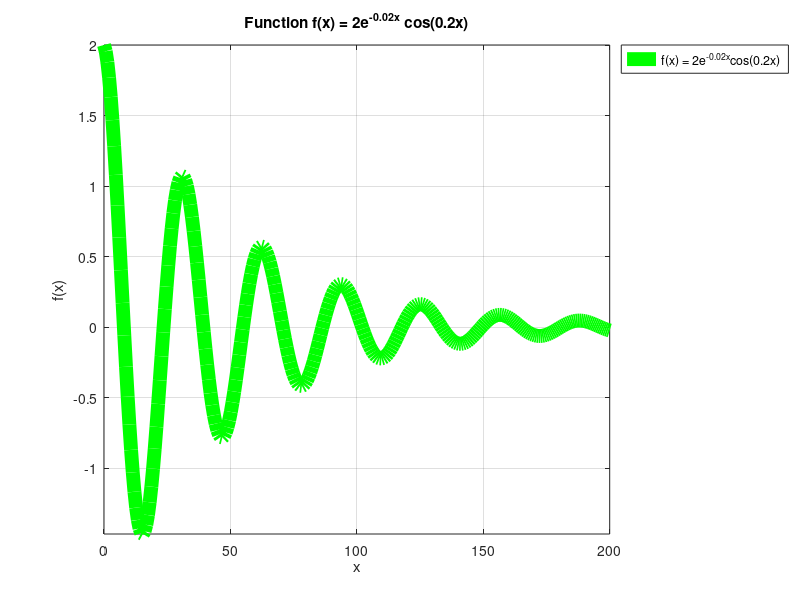
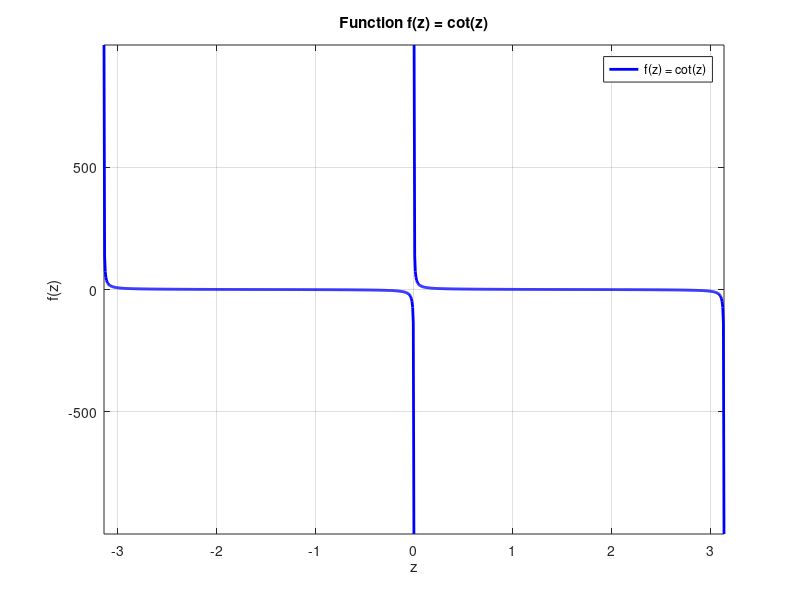
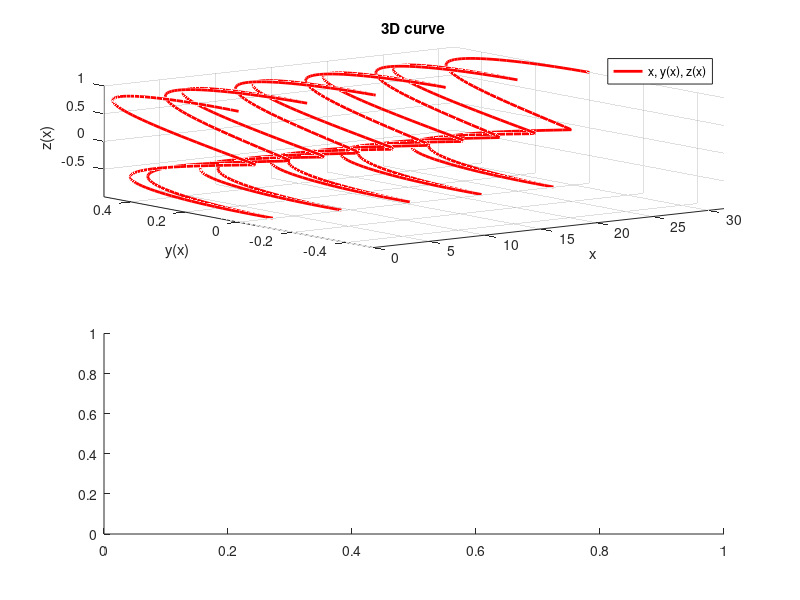

Source code (MATLAB) for these figures, in order: (Note: this script raises an error after producing the figures.)
%% 1a
x = linspace(0, 200, 300);
f1 = 2 * exp(-0.02 * x) .* cos(0.2 * x);
figure(1);
plot(x, f1, 'g', 'LineWidth', 10);

title('Function f(x) = 2e^{-0.02x} cos(0.2x)');
xlabel('x');
ylabel('f(x)');
axis([min(x) max(x) min(f1) max(f1)]);
legend('f(x) = 2e^{-0.02x}cos(0.2x)', 'Location', 'northeastoutside');
grid on;
%% 1b

z_left = linspace(-pi + 0.001, -0.001, 500); % step 0.001
z_right = linspace(0.001, pi - 0.001, 500);

g1 = cot(z_left);
g2 = cot(z_right);
figure(2);
plot(z_left, g1, 'b', 'LineWidth', 2);
hold on;
plot(z_right, g2, 'b', 'LineWidth', 2);
hold off;
xlabel('z');
ylabel('f(z)');
title('Function f(z) = cot(z)');
legend('f(z) = cot(z)', 'Location', 'best');
grid on;
axis([min(z_left) max(z_right) min([g1 g2]) max([g1 g2])]);
%% task2a- 3d
x3 = linspace(0, 10*pi, 1000); %step 0.031447$.
y3 = sin(x3) .* cos(x3);
z3 = cos(x3);
figure(3);
subplot(2,1,1)
plot3(x3, abs(y3), z3, 'r', 'LineWidth', 2);
xlabel('x');
ylabel('y(x)')
zlabel('z(x)')
title('3D curve');
legend('x, y(x), z(x)', 'Location', 'best');
grid on;
axis([min(x3) max(x3) min(y3) max(y3) min(z3) max(z3)]);

subplot(2,1,2);
polarplot(x3, y3, 'm','LineWidth', 1.5);
title('Polar plot of y(x) = sin(x)cos(x)');
rlim([0 max(abs(y3))]);
%% extra task
A = 6;  f = 7;  sigma = 1.2;
U1 = 4; U2 = 2;
t = 0:0.002:2;
s = A*sin(2*pi*f*t);
n = sigma*randn(size(t));
signal = s + n;
filtered = signal;
filtered(abs(filtered) < U2) = 0;

idx_above = signal > U1;
t_above   = t(idx_above);
above_U1  = signal(idx_above);

max_val = max(signal);
min_val = min(signal);
idx_max = find(signal == max_val);
idx_min = find(signal == min_val);

figure(4);

subplot(1, 2, 1);
plot(t, signal, '--', 'LineWidth', 1);
hold on;
plot(t, filtered, '-', 'LineWidth', 1.75);
yline(U1, 'b-.', 'LineWidth', 1.5);
yline(U2, 'r:',  'LineWidth', 1.5);
hold off;
title('a) Original and filtered signal', 'FontWeight', 'bold', 'FontSize', 13);
xlabel('Time t, s');
ylabel('Voltage U, V');
legend('Original signal', 'Filtered signal', 'U_1 threshold', 'U_2 threshold', ...
       'Location', 'southoutside', 'NumColumns', 2);
grid on;
xlim([t(1) t(end)]);
ylim([min([signal U1 U2]) - 0.5, max([signal U1 U2]) + 0.5]);

subplot(1, 2, 2);
stem(t_above, above_U1, 'MarkerSize', 3);
hold on;
yline(U1, 'b-.', 'LineWidth', 1.5);
plot(t(idx_max), signal(idx_max), 'ms', 'MarkerFaceColor', 'm', 'MarkerSize', 8);
plot(t(idx_min), signal(idx_min), 'v', 'Color', [0 0.6 0], ...
'MarkerFaceColor', [0 0.6 0], 'MarkerSize', 8);
hold off;
title('b) Samples above U_1', 'FontWeight', 'bold', 'FontSize', 13);
xlabel('Time t, s');
ylabel('Voltage U, V');
legend('Samples above U_1', 'U_1 threshold', 'Maximum', 'Minimum', ...
'Location', 'southoutside', 'NumColumns', 2);
grid on;
xlim([t(1) t(end)]);
ylim([min_val - 0.5, max_val + 0.5]); 
